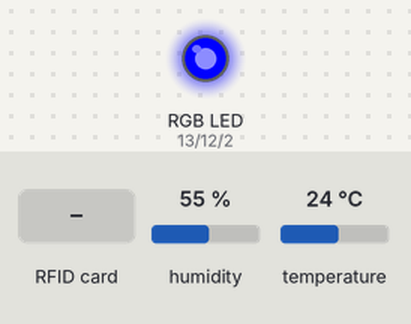
Bench run of a sketch on a simulated ESP32. On the bench: an RGB LED mixed from three pins (HIGH = lit). Dashed ring = blinking. The test bench sets the inputs (shaded band); at power-on: humidity 55 %, temperature 24 °C. WiFi joins after 1.5 s; servers stay silent unless stated; uploads are accepted with an empty reply; what the sketch prints to the serial monitor is not drawn.

Above: at 5.5 s.
5.6 s: RFID card 07 28 B8 90 89 AA held to the reader
At 6.05 s:
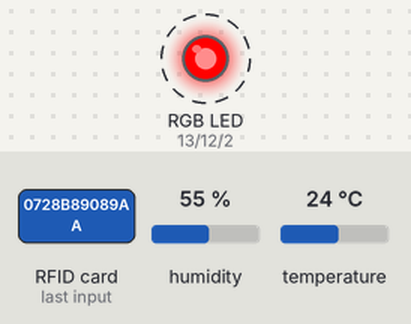
9.1 s: humidity set to 69 %
11.5 s: humidity set to 72 %
At 22.3 s:
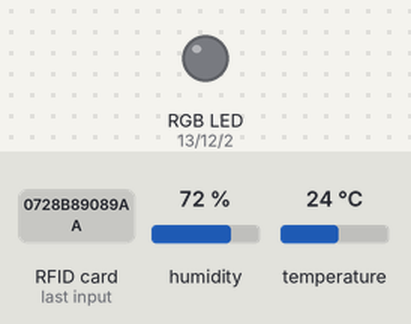
31.7 s: RFID card 5E 7A 19 C4 held to the reader
At 33.8 s:
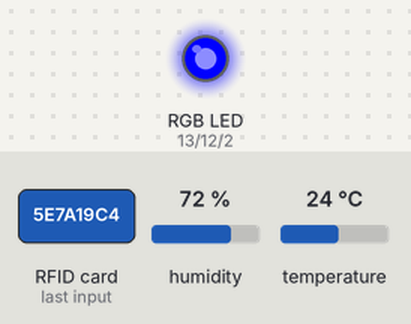
Timing chart, 0 to 35.3 s (numbered marks = the images above; inputs shaded):
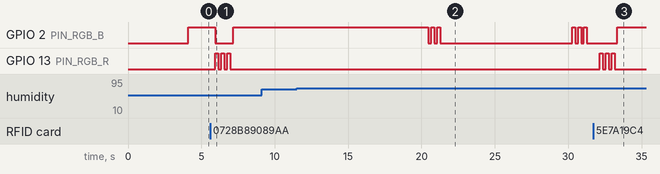

Measured:
- the behaviour switches between 70 and 71 % on humidity (found by bisection; images 1 and 2)
- after the input at 5.6 s, GPIO 2 (PIN_RGB_B): HIGH → LOW after 0.36 s, → HIGH 1.2 s later; GPIO 13 (PIN_RGB_R): alternates HIGH for 0.20 s and LOW for 0.20 s, 6 changes in all, then stays LOW, starting after 0.36 s
- after the input at 9.1 s, every drawn part: stays the same
- after the input at 11.5 s, GPIO 2 (PIN_RGB_B): HIGH → LOW after 9.0 s, → HIGH 0.20 s later, → LOW 0.20 s later, → HIGH 0.20 s later, … (11 changes in this stretch)
- after the input at 31.7 s, GPIO 2 (PIN_RGB_B): LOW → HIGH after 1.7 s; GPIO 13 (PIN_RGB_R): alternates HIGH for 0.20 s and LOW for 0.20 s, 6 changes in all, then stays LOW, starting after 0.46 s

The sketch:

sketch_jun30a.ino
```cpp
// ============================================================
// LEONI Control Center — ESP32 (cathode commune)
// Version finale avec remontée backend intégrale (First-Boot)
// ============================================================

#include <WiFi.h>
#include <HTTPClient.h>
#include <SPI.h>
#include <MFRC522.h>
#include <DHT.h>

// ─── CONFIGURATION ─────────────────────────────────────
//const char* WIFI_SSID     = "GlobalNet-2024";
//const char* WIFI_PASSWORD = "gnet349254";

const char* WIFI_SSID     = "OPPO A1k";
const char* WIFI_PASSWORD = "0728b89089aa";
String backendUrl = "http://192.168.1.14:5000/api";
String salleId    = "salle_main"; // Modifié : nom de salle reconnu par la DB

// ─── BROCHES ──────────────────────────────────────────
#define PIN_RFID_SS   5
#define PIN_RFID_RST  22
#define PIN_DHT       4
#define DHTTYPE       DHT11
#define PIN_RGB_R     13
#define PIN_RGB_G     12
#define PIN_RGB_B     2

// ─── OBJETS ───────────────────────────────────────────
MFRC522 rfid(PIN_RFID_SS, PIN_RFID_RST);
DHT dht(PIN_DHT, DHTTYPE);

unsigned long lastSensorMs = 0;
const unsigned long SENSOR_INTERVAL_MS = 10000;
unsigned long lastLogMs = 0;
const unsigned long LOG_INTERVAL_MS = 5000;

// ─── LED RGB (cathode commune) ──────────────────────
void setRgb(bool r, bool g, bool b) {
  digitalWrite(PIN_RGB_R, r ? HIGH : LOW);
  digitalWrite(PIN_RGB_G, g ? HIGH : LOW);
  digitalWrite(PIN_RGB_B, b ? HIGH : LOW);
}

void rgbOff()   { setRgb(false, false, false); }
void rgbGreen() { setRgb(false, true,  false); }
void rgbRed()   { setRgb(true,  false, false); }
void rgbBlue()  { setRgb(false, false, true);  }

void rgbBlinkGreen(int times, int ms) {
  for (int i = 0; i < times; i++) {
    rgbGreen(); delay(ms); rgbOff(); delay(ms);
  }
}

void rgbBlinkRed(int times, int ms) {
  for (int i = 0; i < times; i++) {
    rgbRed(); delay(ms); rgbOff(); delay(ms);
  }
}

void rgbBlinkBlue(int times, int ms) {
  for (int i = 0; i < times; i++) {
    rgbBlue(); delay(ms); rgbOff(); delay(ms);
  }
}

// ─── RFID ─────────────────────────────────────────────
String uidToString(byte *uid, byte size) {
  String result = "";
  for (byte i = 0; i < size; i++) {
    if (uid[i] < 0x10) result += "0";
    result += String(uid[i], HEX);
  }
  result.toUpperCase();
  return result;
}

String normalizeBadgeId(String uid) {
  String badgeId = uid;
  while (badgeId.length() > 4 && badgeId.endsWith("00")) {
    badgeId = badgeId.substring(0, badgeId.length() - 2);
  }
  return badgeId;
}

// ─── VÉRIFICATION DU LECTEUR RFID ────────────────────
bool verifierRFID() {
  byte version = rfid.PCD_ReadRegister(rfid.VersionReg);
  if (version == 0x00 || version == 0xFF) {
    Serial.println("[RFID] ❌ Lecteur NON détecté ! Vérifiez le câblage (SPI, 3.3V, GND).");
    return false;
  } else {
    Serial.printf("[RFID] ✅ Lecteur détecté (version 0x%02X)\n", version);
    return true;
  }
}

// ─── HTTP : capteurs ─────────────────────────────────
void envoyerCapteurs() {
  float temp = dht.readTemperature();
  float hum  = dht.readHumidity();

  if (isnan(temp) || isnan(hum)) {
    Serial.println("[DHT11] ❌ Erreur de lecture");
    return;
  }

  Serial.println("─────────────────────────────────────────");
  Serial.printf("[DHT11] 🌡️ Temp: %.1f °C | 💧 Hum: %.0f %%\n", temp, hum);

  bool alerte = false;
  if (temp > 28.0) {
    Serial.println("[DHT11] ⚠️ ALERTE : Température > 28°C !");
    alerte = true;
  }
  if (hum > 70.0) {
    Serial.println("[DHT11] ⚠️ ALERTE : Humidité > 70% !");
    alerte = true;
  }
  if (alerte) {
    rgbBlinkBlue(3, 200);
  }

  if (WiFi.status() != WL_CONNECTED) {
    Serial.println("[HTTP] ❌ WiFi déconnecté — capteurs non envoyés");
    return;
  }

  HTTPClient http;
  http.setTimeout(8000);
  http.begin(backendUrl + "/capteurs/update");
  http.addHeader("Content-Type", "application/json");

  String payload = "{\"salleId\":\"" + salleId
                 + "\",\"temperature\":" + String(temp, 1)
                 + ",\"humidite\":" + String(hum, 0) + "}";

  Serial.print("[HTTP] Envoi capteurs → ");
  Serial.println(payload);

  int code = http.POST(payload);
  if (code > 0) {
    Serial.printf("[HTTP] ✅ Capteurs OK (code %d) → %s\n", code, http.getString().c_str());
  } else {
    Serial.printf("[HTTP] ❌ Erreur capteurs: %s\n", http.errorToString(code).c_str());
  }
  http.end();
  Serial.println("─────────────────────────────────────────");
}

// ─── HTTP : vérification badge ──────────────────────
void verifierBadge(String badgeId, String uidBrut) {
  Serial.println("─────────────────────────────────────────");
  Serial.println("[RFID] 🔍 Vérification du badge...");
  Serial.printf("       UID brut   : %s\n", uidBrut.c_str());
  Serial.printf("       Badge ID   : %s\n", badgeId.c_str());
  Serial.printf("       Salle      : %s\n", salleId.c_str());

  // --- Vérification standard via backend ---
  // Gère toutes les authentifications et l'enregistrement du 1er Manager (First-Boot)
  if (WiFi.status() != WL_CONNECTED) {
    Serial.println("[RFID] ❌ WiFi déconnecté — impossible de vérifier");
    rgbBlinkRed(3, 150);
    return;
  }

  HTTPClient http;
  http.setTimeout(8000);
  http.begin(backendUrl + "/acces/verifier");
  http.addHeader("Content-Type", "application/json");

  String payload = "{\"badgeId\":\"" + badgeId
                 + "\",\"salleId\":\"" + salleId + "\"}";

  Serial.print("[HTTP] Requête → ");
  Serial.println(payload);

  int code = http.POST(payload);
  if (code > 0) {
    String response = http.getString();
    Serial.printf("[HTTP] Réponse (code %d) → %s\n", code, response.c_str());

    if (response.indexOf("\"autorise\":true") != -1) {
      Serial.println("[RFID] ✅ ACCÈS AUTORISÉ");
      rgbBlinkGreen(3, 200);
    } else {
      Serial.println("[RFID] ❌ ACCÈS REFUSÉ");
      rgbBlinkRed(3, 200);
    }
  } else {
    Serial.printf("[HTTP] ❌ Erreur serveur: %s\n", http.errorToString(code).c_str());
    rgbBlinkRed(3, 150);
  }

  http.end();
  rgbBlue();  // retour en veille
  Serial.println("─────────────────────────────────────────");
}

// ─── WiFi ─────────────────────────────────────────────
bool connecterWiFi() {
  Serial.print("[WiFi] Connexion à ");
  Serial.println(WIFI_SSID);
  WiFi.mode(WIFI_STA);
  WiFi.begin(WIFI_SSID, WIFI_PASSWORD);

  int tentatives = 0;
  while (WiFi.status() != WL_CONNECTED && tentatives < 40) {
    delay(500);
    Serial.print(".");
    tentatives++;
  }
  Serial.println();

  if (WiFi.status() == WL_CONNECTED) {
    Serial.println("[WiFi] ✅ Connecté — IP: " + WiFi.localIP().toString());
    return true;
  }

  Serial.println("[WiFi] ❌ Échec de connexion");
  return false;
}

// ─── SETUP ────────────────────────────────────────────
void setup() {
  Serial.begin(115200);
  delay(500);

  Serial.println();
  Serial.println("═══════════════════════════════════════════");
  Serial.println("  🏢 LEONI Control Center — ESP32 IoT");
  Serial.println("═══════════════════════════════════════════");
  Serial.println("  Salle   : " + salleId);
  Serial.println("  Backend : " + backendUrl);
  Serial.println("  LED RGB : cathode commune (HIGH = allumé)");
  Serial.println("═══════════════════════════════════════════");

  pinMode(PIN_RGB_R, OUTPUT);
  pinMode(PIN_RGB_G, OUTPUT);
  pinMode(PIN_RGB_B, OUTPUT);
  rgbOff();

  SPI.begin();
  rfid.PCD_Init();

  if (verifierRFID()) {
    Serial.println("[RFID] ✅ RC522 opérationnel");
  } else {
    Serial.println("[RFID] ❌ ERREUR : module RC522 non détecté !");
    Serial.println("       Vérifiez le câblage : SDA=GPIO5, RST=GPIO22, SCK=GPIO18, MOSI=GPIO23, MISO=GPIO19, VCC=3.3V, GND.");
    rgbRed();
    while (true) {
      delay(1000);
      Serial.println("[RFID] 🔴 En attente de correction...");
    }
  }

  dht.begin();
  delay(2000);
  Serial.println("[DHT11] ✅ Capteur prêt");

  if (connecterWiFi()) {
    rgbBlue();
    envoyerCapteurs();
  } else {
    rgbRed();
    Serial.println("[RFID] 🔴 Mode hors-ligne détecté");
  }

  Serial.println("\n[RFID] 🟢 En attente d'un badge...");
  Serial.println("[INFO] Le programme tourne, un log 'En attente...' s'affiche toutes les 5s");
}

// ─── LOOP ─────────────────────────────────────────────
void loop() {
  // --- Log périodique ---
  if (millis() - lastLogMs >= LOG_INTERVAL_MS) {
    lastLogMs = millis();
    Serial.print("[LOOP] ✅ En attente d'un badge... (");
    Serial.print(millis() / 1000);
    Serial.println("s)");
  }

  // --- Reconnexion WiFi ---
  if (WiFi.status() != WL_CONNECTED) {
    rgbRed();
    if (!connecterWiFi()) {
      delay(3000);
      return;
    }
    rgbBlue();
  }

  // --- Envoi capteurs périodique ---
  if (millis() - lastSensorMs >= SENSOR_INTERVAL_MS) {
    lastSensorMs = millis();
    envoyerCapteurs();
  }

  // --- Lecture RFID ---
  if (rfid.PICC_IsNewCardPresent()) {
    if (rfid.PICC_ReadCardSerial()) {
      String uidBrut = uidToString(rfid.uid.uidByte, rfid.uid.size);
      String badgeId = normalizeBadgeId(uidBrut);

      Serial.println();
      Serial.println("═══════════════════════════════════════════");
      Serial.println("[RFID] 🛑 BADGE DÉTECTÉ !");
      Serial.printf("       Taille UID : %d octets\n", rfid.uid.size);
      Serial.printf("       UID brut   : %s\n", uidBrut.c_str());
      Serial.printf("       Badge ID   : %s\n", badgeId.c_str());

      verifierBadge(badgeId, uidBrut);

      rfid.PICC_HaltA();
      rfid.PCD_StopCrypto1();
    } else {
      Serial.println("[RFID] ⚠️ Carte détectée mais erreur de lecture");
    }
  }

  delay(200);
}
```
